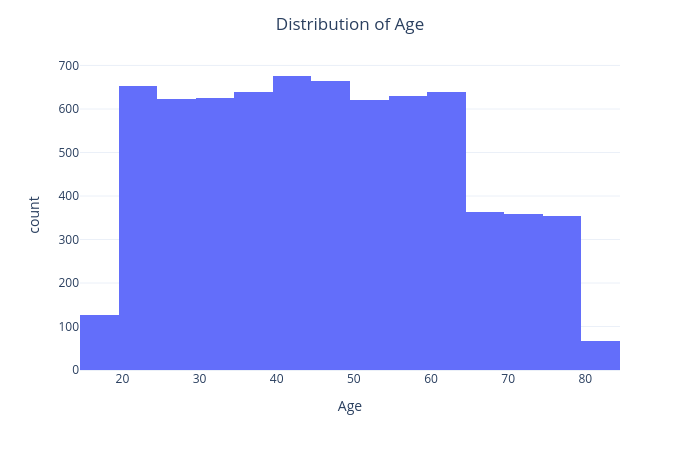
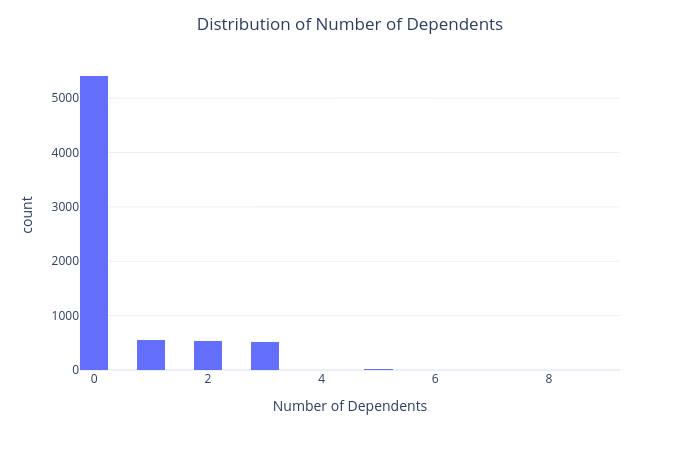
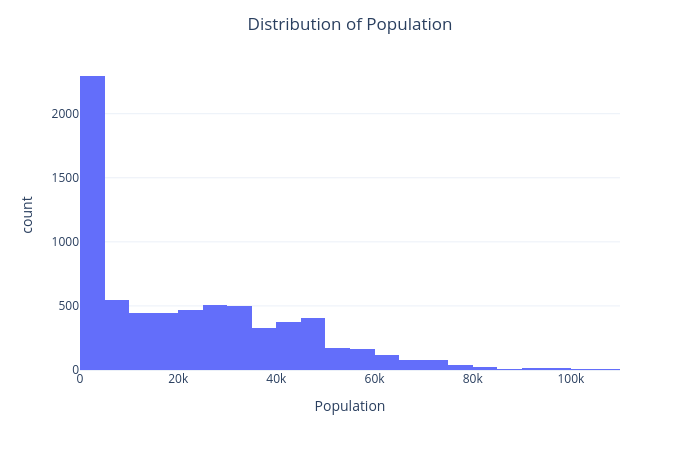

Notebook cell for these charts, in order:
### Code cell
imp_num = ['Age', 'Number of Dependents', 'Population', 'Number of Referrals', 'Tenure in Months', 'Avg Monthly GB Download', 'Monthly Charge', 'Total Long Distance Charges', 'Total Revenue', 'CLTV']
for col in imp_num:
    fig = px.histogram(df, x=col, nbins=30)
    fig.update_layout(template='plotly_white', width=700, height=450, title=dict(text=f'Distribution of {col}', x=0.5))
    fig.show()

### Figure 1 — Plotly figure (JSON) as saved in the notebook; plotly's stock layout.template omitted (floating-point values rounded to 4 significant figures; data arrays with more than 128 entries replaced by an {"elided": "..."} marker saying what was removed)
{"data": [{"alignmentgroup": "True", "bingroup": "x", "hovertemplate": "Age=%{x}<br>count=%{y}<extra></extra>", "legendgroup": "", "marker": {"color": "#636efa", "pattern": {"shape": ""}}, "name": "", "nbinsx": 30, "offsetgroup": "", "orientation": "v", "showlegend": false, "type": "histogram", "x": {"elided": "7043 int values"}, "xaxis": "x", "yaxis": "y"}], "layout": {"barmode": "relative", "height": 450, "legend": {"tracegroupgap": 0}, "margin": {"t": 60}, "title": {"text": "Distribution of Age", "x": 0.5}, "width": 700, "xaxis": {"anchor": "y", "domain": [0, 1], "title": {"text": "Age"}}, "yaxis": {"anchor": "x", "domain": [0, 1], "title": {"text": "count"}}}}

### Figure 2 — Plotly figure (JSON) as saved in the notebook; plotly's stock layout.template omitted (floating-point values rounded to 4 significant figures; data arrays with more than 128 entries replaced by an {"elided": "..."} marker saying what was removed)
{"data": [{"alignmentgroup": "True", "bingroup": "x", "hovertemplate": "Number of Dependents=%{x}<br>count=%{y}<extra></extra>", "legendgroup": "", "marker": {"color": "#636efa", "pattern": {"shape": ""}}, "name": "", "nbinsx": 30, "offsetgroup": "", "orientation": "v", "showlegend": false, "type": "histogram", "x": {"elided": "7043 int values"}, "xaxis": "x", "yaxis": "y"}], "layout": {"barmode": "relative", "height": 450, "legend": {"tracegroupgap": 0}, "margin": {"t": 60}, "title": {"text": "Distribution of Number of Dependents", "x": 0.5}, "width": 700, "xaxis": {"anchor": "y", "domain": [0, 1], "title": {"text": "Number of Dependents"}}, "yaxis": {"anchor": "x", "domain": [0, 1], "title": {"text": "count"}}}}

### Figure 3 — Plotly figure (JSON) as saved in the notebook; plotly's stock layout.template omitted (floating-point values rounded to 4 significant figures; data arrays with more than 128 entries replaced by an {"elided": "..."} marker saying what was removed)
{"data": [{"alignmentgroup": "True", "bingroup": "x", "hovertemplate": "Population=%{x}<br>count=%{y}<extra></extra>", "legendgroup": "", "marker": {"color": "#636efa", "pattern": {"shape": ""}}, "name": "", "nbinsx": 30, "offsetgroup": "", "orientation": "v", "showlegend": false, "type": "histogram", "x": {"elided": "7043 int values"}, "xaxis": "x", "yaxis": "y"}], "layout": {"barmode": "relative", "height": 450, "legend": {"tracegroupgap": 0}, "margin": {"t": 60}, "title": {"text": "Distribution of Population", "x": 0.5}, "width": 700, "xaxis": {"anchor": "y", "domain": [0, 1], "title": {"text": "Population"}}, "yaxis": {"anchor": "x", "domain": [0, 1], "title": {"text": "count"}}}}
